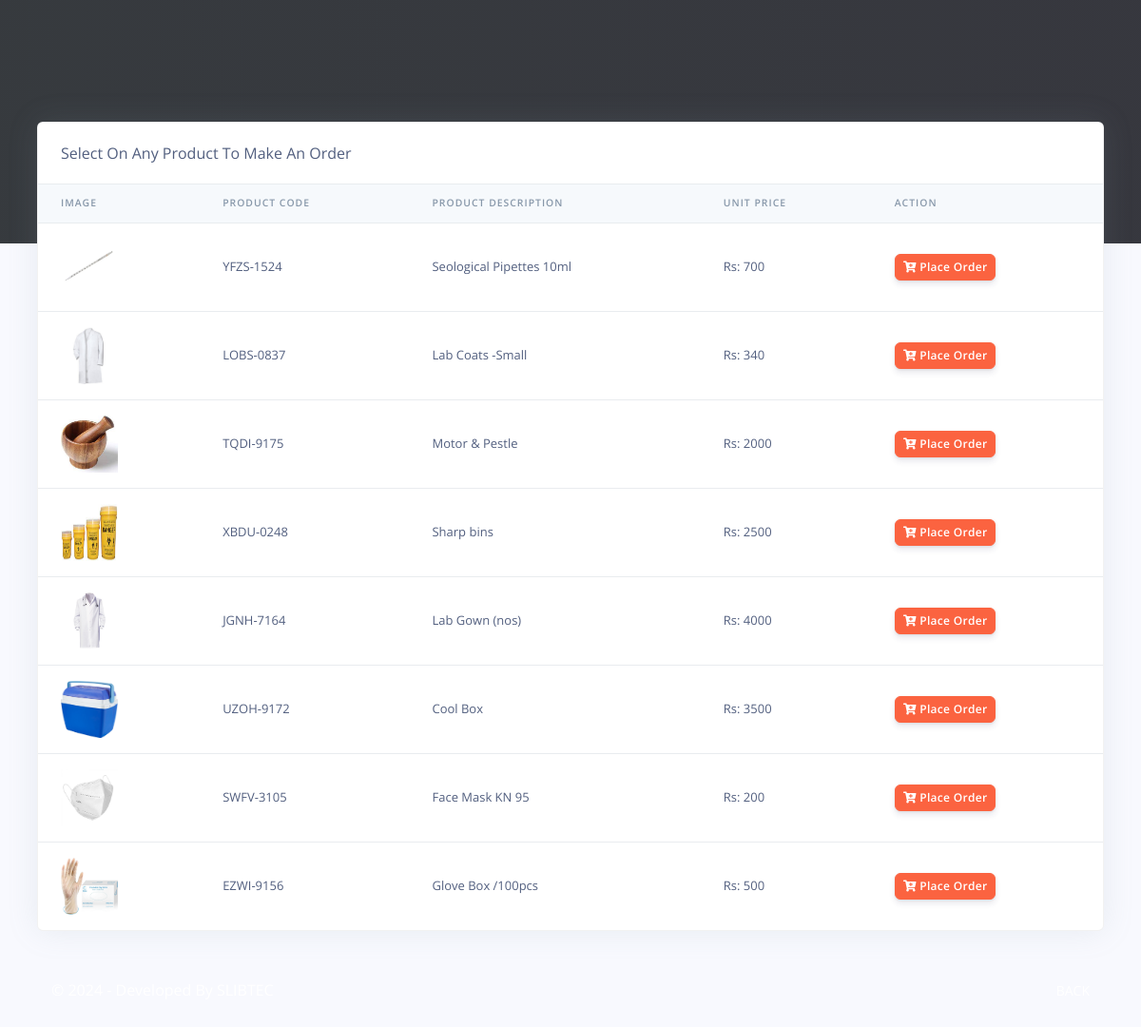
The app's page /slibtec/cashier/orders.php (signed in) with its own data.
### tables this page shows
CREATE TABLE `rpos_products` (
  `prod_id` varchar(200) NOT NULL,
  `prod_code` varchar(200) NOT NULL,
  `prod_name` varchar(200) NOT NULL,
  `prod_img` varchar(200) NOT NULL,
  `prod_desc` longtext NOT NULL,
  `prod_price` varchar(200) NOT NULL,
  `created_at` timestamp(6) NOT NULL DEFAULT current_timestamp(6) ON UPDATE current_timestamp(6),
  `prod_location` varchar(250) NOT NULL,
  `prod_Exp_Date` date DEFAULT NULL,
  `prod_GINQty` varchar(250) NOT NULL,
  `prod_GRNQty` varchar(250) NOT NULL,
  `prod_REQty` varchar(250) NOT NULL,
  `prod_GINAmount` int(250) NOT NULL,
  `prod_GRNAmount` int(250) NOT NULL,
  `prod_REAmount` int(250) NOT NULL,
  `prod_qr` varchar(255) NOT NULL
);

### slibtec/cashier/orders.php (the view, shortened to what this page needs)
<?php
include('config/config.php');
require_once('partials/_head.php');
?>
<body>
  <?php
  require_once('partials/_sidebar.php');
  ?>
  <div class="main-content">
    <div class="container-fluid mt--8">
      <div class="row">
        <div class="col">
          <div class="card shadow">
            <div class="card-header border-0">
              Select On Any Product To Make An Order
            </div>
            <div class="table-responsive">
              <table class="table align-items-center table-flush">
                <thead class="thead-light">
                  <tr>
                    <th scope="col">Image</th>
                    <th scope="col">Product Code</th>
                    <th scope="col">Product Description</th>
                    <th scope="col">Unit Price</th>
                    <th scope="col">Action</th>
                  </tr>
                </thead>
                <tbody>
                  <?php
                  $ret = "SELECT * FROM  rpos_products  ORDER BY `rpos_products`.`created_at` DESC ";
                  $stmt = $mysqli->prepare($ret);
                  $stmt->execute();
                  $res = $stmt->get_result();
                  while ($prod = $res->fetch_object()) {
                  ?>
                    <tr>
                      <td>
                        <?php
                        if ($prod->prod_img) {
                          echo "<img src='../admin/assets/img/products/$prod->prod_img' height='60' width='60 class='img-thumbnail'>";
                        } else {
                          echo "<img src='../admin/assets/img/products/default.jpg' height='60' width='60 class='img-thumbnail'>";
                        }
                        ?>
                      </td>
                      <td><?php echo $prod->prod_code; ?></td>
                      <td><?php echo $prod->prod_name; ?></td>
                      <td>Rs: <?php echo $prod->prod_price; ?></td>
                      <td>
                        <a href="make_oder.php?prod_id=<?php echo $prod->prod_id; ?>&prod_name=<?php echo $prod->prod_name; ?>&prod_price=<?php echo $prod->prod_price; ?>">
                          <button class="btn btn-sm btn-warning">
                            <i class="fas fa-cart-plus"></i>
                            Place Order
                          </button>
                        </a>
                      </td>
                    </tr>
                  <?php } ?>
                </tbody>
              </table>
            </div>
          </div>
        </div>
      </div>
      <?php
      require_once('partials/_footer.php');
      ?>
    </div>
  </div>
</body>
</html>

### records on screen
rpos_products: prod_img (picture), prod_code "YFZS-1524", prod_name "Seological Pipettes 10ml", prod_price "700"
rpos_products: prod_img (picture), prod_code "LOBS-0837", prod_name "Lab Coats -Small", prod_price "340"
rpos_products: prod_img (picture), prod_code "TQDI-9175", prod_name "Motor & Pestle", prod_price "2000"
rpos_products: prod_img (picture), prod_code "XBDU-0248", prod_name "Sharp bins", prod_price "2500"
rpos_products: prod_img (picture), prod_code "JGNH-7164", prod_name "Lab Gown (nos)", prod_price "4000"
rpos_products: prod_img (picture), prod_code "UZOH-9172", prod_name "Cool Box", prod_price "3500"
rpos_products: prod_img (picture), prod_code "SWFV-3105", prod_name "Face Mask KN 95", prod_price "200"
rpos_products: prod_img (picture), prod_code "EZWI-9156", prod_name "Glove Box /100pcs", prod_price "500"
